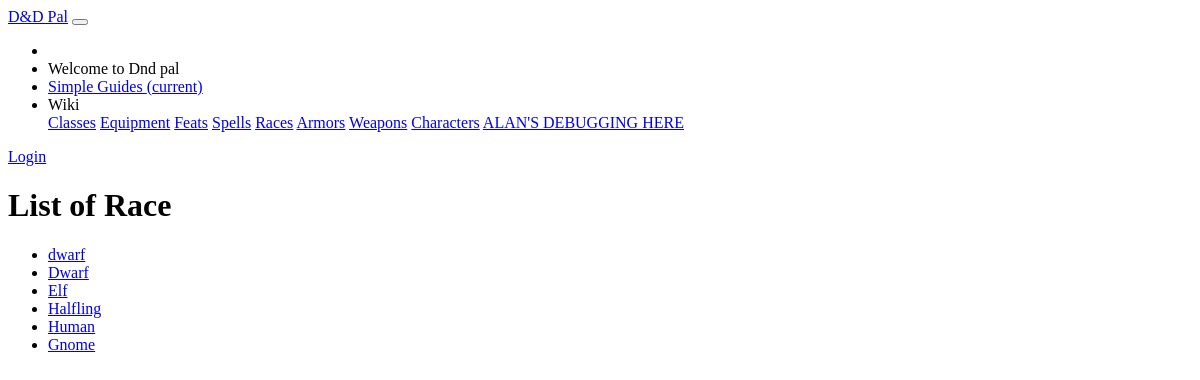
/dndpal/races/, run on the app's committed database.
### dndpal/models.py (models this page shows, shortened)
class Race(models.Model):
    name = models.CharField(default = '', primary_key = True, max_length = 100, help_text = "Enter the name of this race")
    description = models.CharField(default = '', max_length = 5000, help_text = "Enter a description of this race (backstory, beliefs, etc.)")
    speed = models.SmallIntegerField(default=0, help_text="Enter the speed for this race")
    modifiers = models.CharField(default = '', max_length = 100, help_text = "Enter the stats modifiers in JSON format. Ex: {\"str\": 2, \"dex\": 8}")
    def get_absolute_url(self):
        return reverse('race-detail', args=[str(self.name)])

### dndpal/views.py (the view)
# urls.py: path('races/', views.RaceListView.as_view(), name='races'),
class RaceListView(generic.ListView):
    model = Race

### dndpal/templates/dndpal/race_list.html
{% extends "base_generic.html" %}
{% block content %}
<main role="main" class="container">
    <div class="container card p-5" style="margin-top:10px;">
        <h1>List of Race</h1>
        {% if race_list %}
        <ul>
            {% for race in race_list %}
            <li>
                <a href="{{ race.get_absolute_url }}">{{ race.name }}</a>
            </li>
            {% endfor %}
        </ul>
        {% else %}
        <p>There are no races in the wiki.</p>
        {% endif %}
    </div>
</main>
{% endblock %}

### data on the page
Race: name "dwarf"
Race: name "Dwarf"
Race: name "Elf"
Race: name "Halfling"
Race: name "Human"
Race: name "Gnome"
